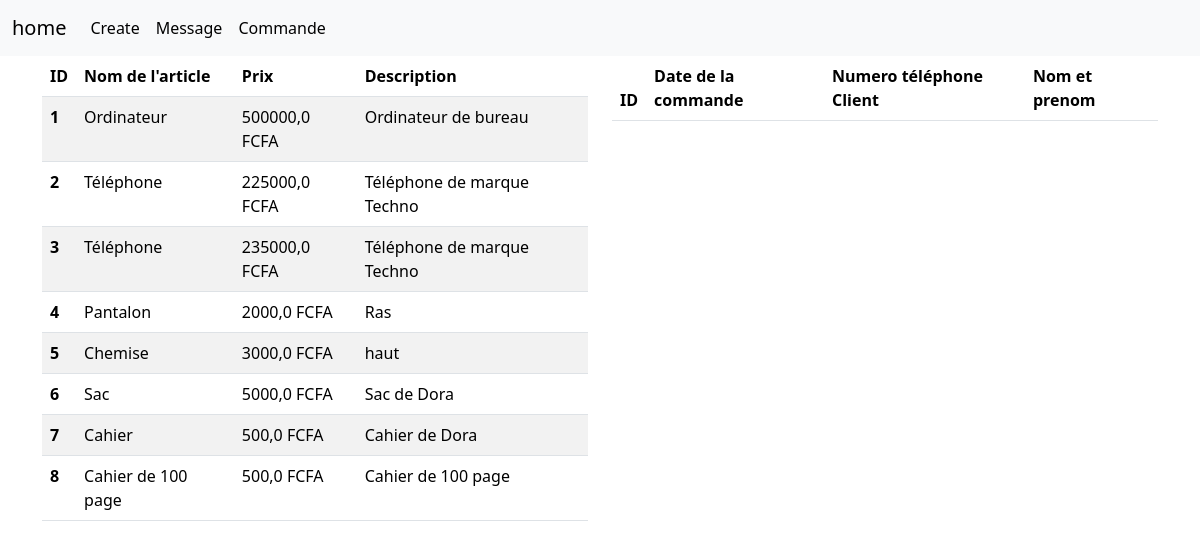
The app's page /home, older data.
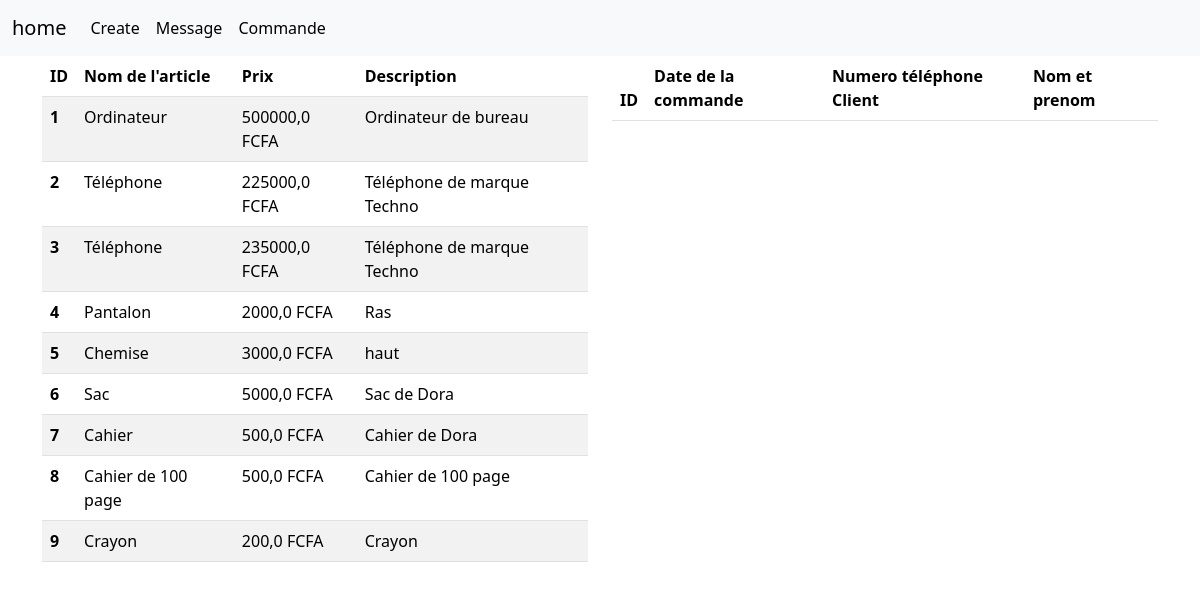
The same page, newer data.
### demo/models.py (models this page shows, shortened)
class Article(models.Model):
    nom_article = models.CharField(max_length=100, null=True, blank=True, verbose_name='Nom de l\'article')
    prix = models.FloatField()
    description = models.TextField()

### demo/views.py (the view)
# urls.py: path('home',  views.home, name='home'),
def home(request):
    articles = Article.objects.all()
    commandes = Commande.objects.all()
    context = {"articles":articles, "commandes":commandes}
    return render(request, 'demo/home.html', context)

### demo/templates/demo/home.html (shortened to what this page needs)
{% extends 'base.html' %}
{% block content %}
<div class="container mb-5">
  <div class="row">
    <div class="col-6">
      <table class="table table-striped table-hover">
        <thead>
          <tr>
            <th scope="col">ID</th>
            <th scope="col">Nom de l'article</th>
            <th scope="col">Prix</th>
            <th scope="col">Description</th>
          </tr>
        </thead>
        <tbody>
          {% for article in articles %}
          <tr>
            <th scope="row">{{article.id}}</th>
            <td>{{article.nom_article}}</td>
            <td>{{article.prix}} FCFA</td>
            <td>{{article.description}}</td>
          </tr>
          {% endfor %}
        </tbody>
      </table>
    </div>
    <div class="col-6">
      <table class="table table-striped table-hover">
        <thead>
          <tr>
            <th scope="col">ID</th>
            <th scope="col">Date de la commande</th>
            <th scope="col">Numero téléphone Client</th>
            <th scope="col">Nom et prenom </th>
          </tr>
        </thead>
      </table>
    </div>
  </div>
</div>
{% endblock content %}

Row changes from the older to the newer data that the page shows:
added Article: id "9", nom_article "Crayon", prix "200,0", description "Crayon"
